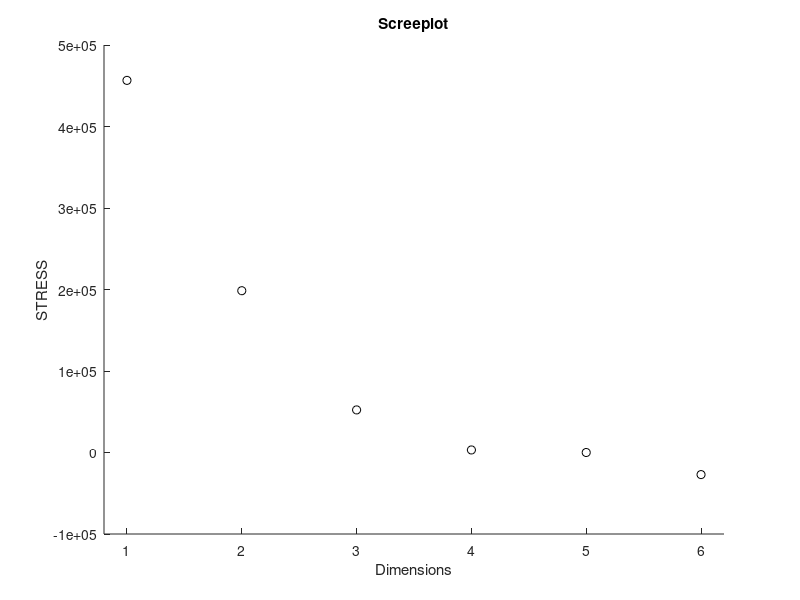

Here is the MATLAB script that generated this plot:
% ---------------------------------------------------------------------
% Book:         MVA
% ---------------------------------------------------------------------
% Quantlet:     MVAscree
% ---------------------------------------------------------------------
% Description:  MVAscree computes the scree plot.   
% ---------------------------------------------------------------------
% Usage:        MVAscree
% ---------------------------------------------------------------------
% Inputs:       none
% ---------------------------------------------------------------------
% Output:       Computes the scree plot.
% ---------------------------------------------------------------------
% Example:      
% ---------------------------------------------------------------------
% Author:       Wolfgang Haerdle, Vladimir Georgescu, Song Song
% ---------------------------------------------------------------------

ber=[0 214 279 610 596 237];
dre=[214 0 492 533 496 444];
ham=[279 492 0 520 772 140];
kob=[610 533 520 0 521 687];
mue=[596 496 772 521 0 771];
ros=[237 444 140 687 771 0];

dist=[ber', dre', ham', kob', mue', ros'];


%aa,bb,hh,ii are matrices

aa=(dist.^2).*(-0.5);

a=[1 0 0 0 0 0];
b=[0 1 0 0 0 0];
c=[0 0 1 0 0 0];
d=[0 0 0 1 0 0];
e=[0 0 0 0 1 0];
f=[0 0 0 0 0 1];

ii=[a', b', c', d', e', f'];

u(1:6)=1;

hh=ii-(1/6*(u'*u));
bb=hh*(aa*hh);

[v1 e1]=eig(bb);
e=diag(e1);

aux=0;
for i=1:5
    if e(i)<e(i+1)
        aux=e(i+1);
        e(i+1)=e(i);
        e(i)=aux;
    end
end

index=1:6;
hold on
title('Screeplot');
xlabel('Dimensions');
ylabel('STRESS');
xlim([0.8 6.2]);
scatter(index,e,'k');
hold off
